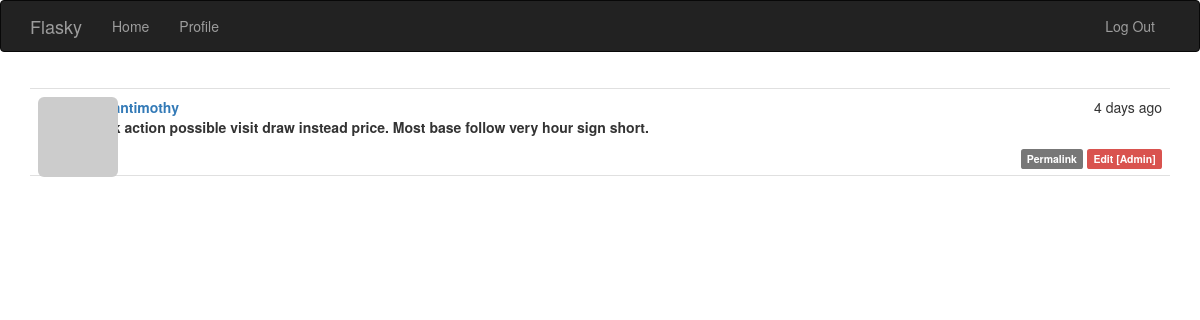
The app's page /post/455 (signed in) with its own data.
### app/models.py (models this page shows, shortened)
class Post(db.Model):
    __tablename__ = 'posts'
    id = db.Column(db.Integer, primary_key=True)
    body = db.Column(db.Text)
    timestamp = db.Column(db.DateTime, index=True, default=datetime.utcnow)
    author_id = db.Column(db.Integer, db.ForeignKey('users.id'))
    body_html = db.Column(db.Text)

class User(UserMixin, db.Model):
    __tablename__ = 'users'
    id = db.Column(db.Integer, primary_key=True)
    email = db.Column(db.String(64), unique=True, index=True)
    username = db.Column(db.String(64), unique=True, index=True)
    role_id = db.Column(db.Integer, db.ForeignKey('roles.id'))
    password_hash = db.Column(db.String(128))
    confirmed = db.Column(db.Boolean, default=False)
    name = db.Column(db.String(64))
    location = db.Column(db.String(64))
    about_me = db.Column(db.Text())
    member_since = db.Column(db.DateTime(), default=datetime.utcnow)
    last_seen = db.Column(db.DateTime(), default=datetime.utcnow)
    avatar_hash = db.Column(db.String(32))
    posts = db.relationship('Post', backref='author', lazy='dynamic')
    followed = db.relationship('Follow',
                               foreign_keys=[Follow.follower_id],
                               backref=db.backref('follower', lazy='joined'),
                               lazy='dynamic',
                               cascade='all, delete-orphan')
    followers = db.relationship('Follow',
                                foreign_keys=[Follow.followed_id],
                                backref=db.backref('followed', lazy='joined'),
                                lazy='dynamic',
                                cascade='all, delete-orphan')
    @property
    def password(self):
        raise AttributeError('password is not a readable attribute')
    def gravatar(self, size=100, default='identicon', rating='g'):
        if request.is_secure:
            url = 'https://secure.gravatar.com/avatar'
        else:
            url = 'http://secure.gravatar.com/avatar'
        hash= self.avatar_hash or self.gravatar_hash()
        return '{url}/{hash}?s={size}&d={default}&r={rating}'.format(
                url=url, hash=hash, size=size, default=default, rating=rating)
    def can(self, perm):
        return self.role is not None and self.role.has_permission(perm)
    def is_administrator(self):
        return self.can(Permission.ADMIN)
    def ping(self):
        self.last_seen = datetime.utcnow()
        db.session.add(self)
        db.session.commit()

### app/main/views.py (the view)
@main.route('/post/<int:id>')
def post(id):
    post = Post.query.get_or_404(id)
    return render_template('post.html', posts=[post])

### app/auth/views.py (called while the page is built)
@auth.before_app_request
def before_request():
    if current_user.is_authenticated:
        current_user.ping()
        if not current_user.confirmed \
                and request.endpoint \
                and request.blueprint != 'auth' \
                and request.endpoint != 'static':
            return redirect(url_for('auth.unconfirmed'))

### app/main/__init__.py (called while the page is built)
@main.app_context_processor
def inject_permissions():
    return dict(Permission=Permission)

### app/models.py (called while the page is built)
@login_manager.user_loader
def load_user(user_id):
    return User.query.get(int(user_id))

    def has_permission(self, perm):
        return self.permissions & perm == perm

### app/templates/post.html (shortened to what this page needs)
{% extends "base.html" %}
{% block page_content %}
{% include '_posts.html' %}
{% endblock %}

### app/templates/_posts.html
<ul class="posts">
    {% for post in posts %}
        <li class="post">
            <div class="profile-thumbnail">
                <a href="{{ url_for('.user', username=post.author.username) }}">
                    <img class="img-rounded profile-thumbnail"
                        src="{{ post.author.gravatar(size=40) }}">
                </a>
            </div>
            <div class="post-content">
                <div class="post-date">{{ moment(post.timestamp).fromNow() }}</div>
                <div class="post-author">
                    <a href="{{ url_for('.user', username=post.author.username) }}">
                        {{ post.author.username }}
                    </a>
                <div class="post-body">
                    {% if post.body_html %}
                        {{ post.body_html | safe }}
                    {% else %}
                        {{ post.body }}
                    {% endif %}
                </div>
                <div class="post-footer">
                    <a href="{{ url_for('.post', id=post.id) }}">
                        <span class="label label-default">Permalink</span>
                    </a>
                    {% if current_user == post.author %}
                        <a href="{{ url_for('.edit', id=post.id) }}">
                            <span class="label label-primary">Edit</span>
                        </a>
                    {% elif current_user.is_administrator() %}
                        <a href="{{ url_for('.edit', id=post.id) }}">
                            <span class="label label-danger">Edit [Admin]</span>
                        </a>
                    {% endif %}
                </div>
            </div>
        </li>
    {% endfor %}
</ul>

### app/static/styles.css (style rules this page uses)
.profile-thumbnail { position: absolute; }
ul.posts { list-style-type: none; padding: 0px; margin: 16px 0px 0px 0px; border-top: 1px solid #e0e0e0; }
ul.posts li.post { padding: 8px; border-bottom: 1px solid #e0e0e0; }
div.post-date { float: right; }
div.post-author { font-weight: bold; }
div.post-content { margin-left: 48px; min-height: 48px; }
div.post-footer { text-align: right; }

### records on screen
Post: timestamp "4 days ago", author.username "romantimothy", body_html "Work action possible visit draw instead price. Most base follow very hour sign short."
